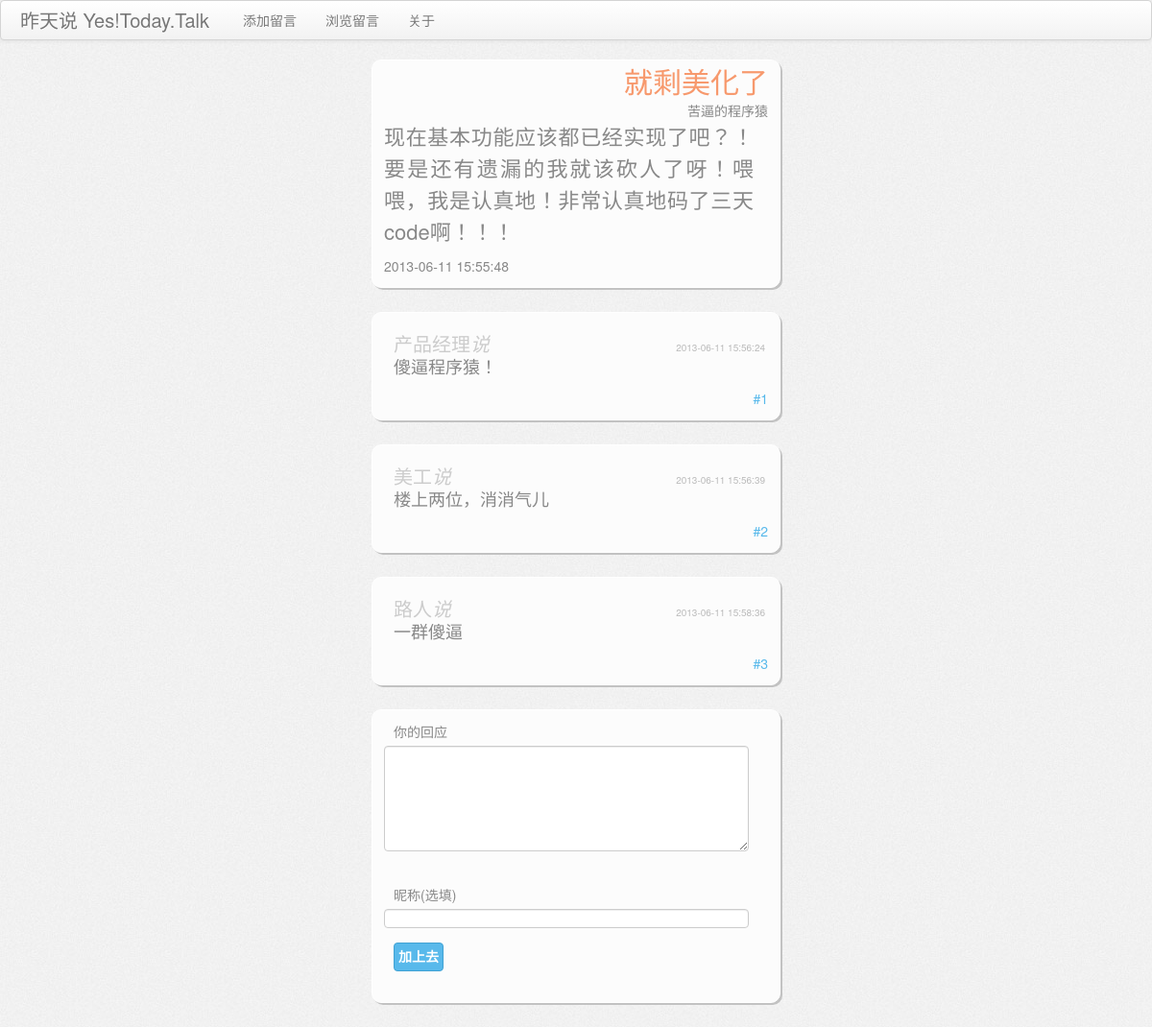
The app's page /post.php?postid=24 with its own data.
### tables this page shows
CREATE TABLE IF NOT EXISTS `message` (
  `id` int(10) NOT NULL AUTO_INCREMENT,
  `user` varchar(25) NOT NULL,
  `title` varchar(50) NOT NULL,
  `content` tinytext NOT NULL,
  `lastdate` datetime NOT NULL,
  `like_num` int(10) unsigned NOT NULL DEFAULT '0',
  `bless_num` int(10) unsigned NOT NULL DEFAULT '0',
  `shit_num` int(10) unsigned NOT NULL DEFAULT '0',
  PRIMARY KEY (`id`)
);

CREATE TABLE IF NOT EXISTS `comments` (
  `id` int(10) unsigned NOT NULL AUTO_INCREMENT,
  `name` varchar(128) NOT NULL DEFAULT '',
  `body` text NOT NULL,
  `dt` datetime NOT NULL,
  `postid` int(10) DEFAULT NULL,
  PRIMARY KEY (`id`)
);

### post.php (the view, shortened to what this page needs)
<?php
include "conn.php";
if (isset($_GET['postid'])){
    $post_id = intval($_GET['postid']);
}
$query_post = mysql_query("SELECT * from message where id=$post_id", $conn);
$post = mysql_fetch_array($query_post);
$query_comment = mysql_query("SELECT * FROM comments WHERE postid = $post_id ORDER BY id ASC", $conn);
include "head.php"
?>
<body>
<div class="navbar">
  <div class="navbar-inner">
    <a class="brand" href="list.php">昨天说 Yes!Today.Talk</a>
    <ul class="nav">
      <li><a href="index.php">添加留言</a></li>
      <li><a href="list.php">浏览留言</a></li>
      <li><a href="#">关于</a></li>
    </ul>
  </div>
</div>
<div id="main" align="center">
<div class="post">
<?php
    if ($post['title']) {
?>
    <div class="title" align="right"><?=$post['title']?></div>
<?php
} else{
?>
    <div class="title" align="right">无题</div>
<?php
}
    if ($post['user']) {
?>
    <div class="username" align="right"><?=$post['user']?></div>
<?php
} else{
?>
    <div class="username" align="right">匿名人士</div>
<?
}
?>
    <p align="left"><?=$post['content']?></p>
    <div class="datetime" align="left"><?=$post['lastdate']?></div>
</div>
<?php
$comment_num = 1;
while ($comments = mysql_fetch_array($query_comment)) {
?>
<div class="comment">
<?php
    if ($comments['name']) {
?>
    <div class="name"><?=$comments['name']?><i >说</i></div>
<?php
} else{
?>
    <div class="name">路人<i>说</i></div>
<?
}
?>
    <div class="datetime"><?=$comments['dt']?></div>
    <p align="left"><?=$comments['body']?></p>
    <div class="num">#<?=$comment_num?></div>
</div>
<?php
$comment_num++;
}
?>
<div id="addCommentContainer">
	<form id="addCommentForm" name="addCommentForm" method="post" action="submit.php" onsubmit="return CheckComment();">
    	<div align="left">
            <span>
            <label for="body">你的回应</label>
            <textarea name="body" id="body" cols="20" rows="5"></textarea>
            <label id="nocomment" /><br>
            </span>
            <label for="name">昵称(选填)<br></label>
            <input type="text" name="name" id="name" /><br>
            <input type="submit" id="submit" name="submit" value="加上去" />
        </div>
    </form>
</div>
</div>
</body>

### images/css.css (style rules this page uses)
a:link { text-decoration: none; color: #000000; }
body { font-size: 10pt; line-height: 13pt; background:url('images/bg.jpg') #f2f2f2; }
textarea { font-size: 8pt; font-family: "Verdana", "Arial", "Helvetica", "sans-serif"; border: 1px solid #999999; padding: 5px; }
form { margin: 0px; padding: 0px; }
#submit { background-color:#58B9EB; border:1px solid #40A2D4; color:#FFFFFF; cursor:pointer; font-family:'Myriad Pro',Arial,Helvetica,sans-serif; font-size:14px; font-weight:bold; padding:4px; margin-top:5px; margin-left: 10px; -moz-border-radius:4px; -webkit-border-radius:4px; border-radius:4px; }
.comment, #addCommentContainer, #addPostContainer, .post { padding:12px; width:400px; position:relative; background-color:#fcfcfc; border:1px solid white; color:#888; margin-bottom:25px; -moz-border-radius:10px; -webkit-border-radius:10px; border-radius:10px; -moz-box-shadow:2px 2px 0 #c2c2c2; -webkit-box-shadow:2px 2px 0 #c2c2c2; box-shadow:2px 2px 0 #c2c2c2; }
.comment .name { text-align: left; position: relative; top:10px; left:10px; font-size:20px; padding-bottom:10px; color:#ccc; }
.comment .datetime { font-size:10px; padding:6px 0; margin-bottom: 10px; position:absolute; right:15px; top:20px; color:#bbb; }
.comment .num { text-align: right; position: relative; color:#58B9EB; }
.comment p, #addCommentContainer p { margin-right: 15px; text-align: justify; position: relative; left:10px; font-size:18px; line-height:1.5; overflow-x:hidden; }
.post .title { top:10px; left:10px; font-size:30px; padding-bottom:10px; color:#f7996d; }
.post p { margin-right: 15px; text-align: justify; font-size:22px; line-height:1.5; overflow-x:hidden; }
#addCommentContainer input, #addCommentContainer textarea, { display:block; border:1px solid #ccc; margin:10px 10px 10px 10px; padding:3px; font-size:18px; color:#555; font-family:Arial, Helvetica, sans-serif; }
#addCommentContainer textarea { width:380px; }
label { padding-left: 10px; text-align: left; font-size:16px; }
#myform #nocontent, #addCommentForm #nocomment { color: Red; font-size: 13px; margin-left: 5px; padding-left: 16px; }

### records on screen
message: title "就剩美化了", user "苦逼的程序猿", content "现在基本功能应该都已经实现了吧？！要是还有遗漏的我就该砍人了呀！喂喂，我是认真地！非常认真地码了三天code啊！！！", lastdate "2013-06-11 15:55:48"
comments: name "产品经理", dt "2013-06-11 15:56:24", body "傻逼程序猿！"
comments: name "美工", dt "2013-06-11 15:56:39", body "楼上两位，消消气儿"
comments: name "路人", dt "2013-06-11 15:58:36", body "一群傻逼"
